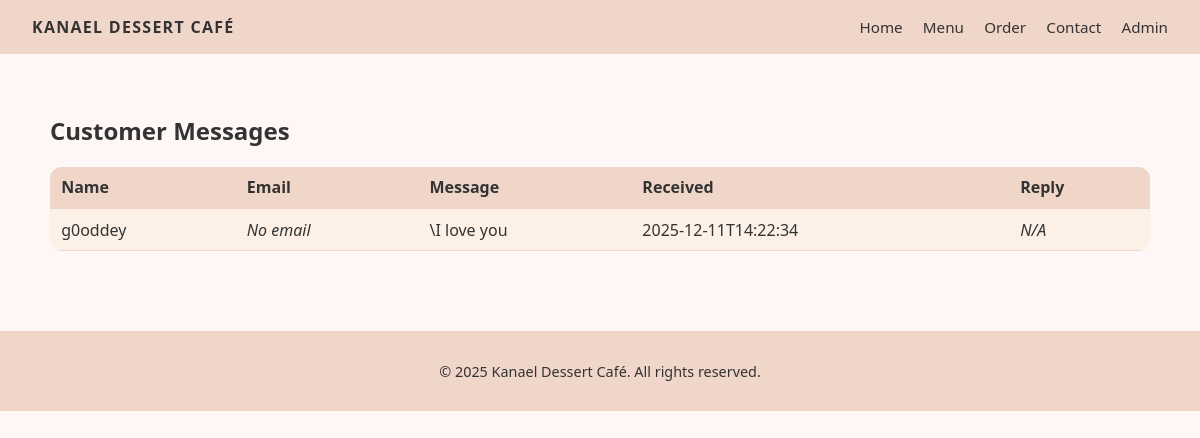
/admin/messages (signed in), run on the app's committed database.
### tables this page shows
CREATE TABLE messages (
            id INTEGER PRIMARY KEY AUTOINCREMENT,
            name TEXT NOT NULL,
            email TEXT,
            message TEXT NOT NULL,
            created_at TEXT NOT NULL
        );

### app.py (the view)
@app.route("/admin/messages")
@login_required
def admin_messages():
    conn = get_db_connection()
    cur = conn.cursor()
    cur.execute("SELECT * FROM messages ORDER BY created_at DESC")
    messages = cur.fetchall()
    conn.close()
    return render_template("admin_messages.html", messages=messages)

### app.py (called while the page is built)
def get_db_connection():
    conn = sqlite3.connect(DB_PATH)
    conn.row_factory = sqlite3.Row
    return conn

def login_required(view_func):
    @wraps(view_func)
    def wrapped_view(*args, **kwargs):
        if not session.get("is_admin"):
            flash("Please log in to access the admin area.", "warning")
            return redirect(url_for("admin_login"))
        return view_func(*args, **kwargs)
    return wrapped_view

### templates/admin_messages.html
{% extends "base.html" %}
{% block content %}
<section class="admin">
  <h2>Customer Messages</h2>
  {% if not messages %}
    <p>No messages yet.</p>
  {% else %}
    <table class="admin-table">
      <thead>
        <tr>
          <th>Name</th>
          <th>Email</th>
          <th>Message</th>
          <th>Received</th>
          <th>Reply</th>
        </tr>
      </thead>
      <tbody>
        {% for m in messages %}
          <tr>
            <td>{{ m.name }}</td>
            <td>
              {% if m.email %}
                <a href="mailto:{{ m.email }}">{{ m.email }}</a>
              {% else %}
                <em>No email</em>
              {% endif %}
            </td>
            <td>{{ m.message }}</td>
            <td>{{ m.created_at }}</td>
            <td>
              {% if m.email %}
                <a
                  class="btn-primary"
                  href="mailto:{{ m.email }}?subject=Reply from Kanael Dessert Café&body=Hi {{ m.name }},%0D%0A%0D%0A"
                >
                  Reply
                </a>
              {% else %}
                <em>N/A</em>
              {% endif %}
            </td>
          </tr>
        {% endfor %}
      </tbody>
    </table>
  {% endif %}
</section>
{% endblock %}

### static/css/styles.css (style rules this page uses)
body { font-family: system-ui, -apple-system, BlinkMacSystemFont, sans-serif; margin: 0; background: #fff7f5; color: #333; }
.admin-table { width: 100%; border-collapse: collapse; margin-top: 1rem; background: #fdf1e7; border-radius: 12px; overflow: hidden; }
.admin-table th, .admin-table td { padding: 0.6rem 0.7rem; border-bottom: 1px solid #f0d6c8; vertical-align: top; }
.admin-table th { background: #f0d6c8; text-align: left; }

### data on the page
messages: name "g0oddey", email "No email", message "\\I love you", created_at "2025-12-11T14:22:34"
